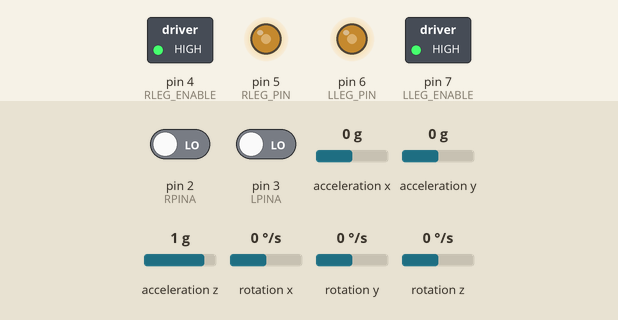
Simulated run of this sketch. Board: Arduino Uno, built with avr-gcc and run on an emulated ATmega328P. Shown: switched loads named in the sketch (green lamp = pin HIGH), output pins drawn as LEDs (lit = HIGH). Wiring (inferred from the names in the program): MPU-6050 motion sensor at I2C address 0x68. Inputs (shaded band) come from the test bench; at power-on: pin 2 (RPINA) LOW, pin 3 (LPINA) LOW, acceleration x 0 g, acceleration y 0 g, acceleration z 1 g, rotation x 0 °/s, rotation y 0 °/s, rotation z 0 °/s.

Above: at 0.1 s.
Timing chart, 0 to 1.6 s (numbered marks = the images above):
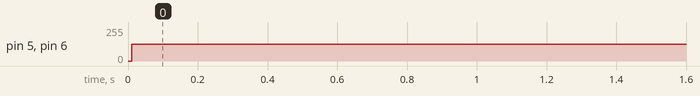

The sketch:

Robot_wk.ino
```cpp
#include "IMU.h"
#include "Inputgenerator.h"
#include<MsTimer2.h>

#define RLEG_PIN 5
#define LLEG_PIN 6
#define RLEG_ENABLE 4
#define LLEG_ENABLE 7

#define RPINA 2
#define RPINB 8
#define LPINA 3
#define LPINB 9

#define Rinterrupt 0//2番ピン
#define Linterrupt 1//3番ピン

#define PINION_RADIUS 11.2//[mm]
#define GEAR_RADIUS 0.008//[mm]

#define PPR 1024//512*2

int Rleg_disp=0;
int Lleg_disp=0;

int Rleg_input=0;//0~255
int Lleg_input=0;

volatile long Rcount;
volatile long Lcount;

double Rdisp;
double Ldisp;

bool Start;
bool Estart;


const double ulimit=127.5;//255/2

IMU imu;
Inputgenerator inputgenerator;

void setup()
{
  imu.IMU_Init();
  Init_Encode();
  Init_Input();

  Serial.begin(115200);

  MsTimer2::set(10,Input);
  MsTimer2::start();

  attachInterrupt(Rinterrupt, REncode, CHANGE);
  attachInterrupt(Linterrupt, LEncode, CHANGE);
  Enable_Input(HIGH,LOW,LOW);
}

void loop()
{
  imu.IMU_sense();//ロール・ピッチ・ヨー角の算出
  CallDisp();//右、左足のストロークの算出
  serial_read();


}

void Init_Input()
{
  pinMode(RLEG_ENABLE, OUTPUT);
  pinMode(LLEG_ENABLE, OUTPUT);
  //pinMode(RLEG_PIN, OUTPUT);
  //pinMode(LLEG_PIN, OUTPUT);

  digitalWrite(RLEG_ENABLE, LOW);
  digitalWrite(LLEG_ENABLE, LOW);
}

void Enable_Input(bool i,bool j,bool k)
{
  digitalWrite(RLEG_ENABLE, i);
  digitalWrite(LLEG_ENABLE, i);

  Start=j;
  Estart=k;
}

void Input()//BLDCへの指令値印加
{

//  inputgenerator.Forcegene(Start,Estart);
//  Rleg_input=(int)(127.5+limit(538.206*GEAR_RADIUS*inputgenerator.Rforce_ref));//a=1/Kt(2.568/51)
//  Lleg_input=(int)(127.5+limit(538.206*GEAR_RADIUS*inputgenerator.Lforce_ref));

  Rleg_input=(int)(127.5+limit((51/19.2)*(24/PI)*(Rleg_disp/80)));//1qc=7.5degLleg_disp/80
  Lleg_input=(int)(127.5+limit((51/19.2)*(24/PI)*(Lleg_disp/80)));//1qc=7.5degLleg_disp/80
//
//inputgenerator.dispgene();
//  Rleg_input=(int)(127.5+limit((51/19.2)*(24/PI)*(inputgenerator.Rdisp_ref*10000/80)));//1qc=7.5degLleg_disp/80
//  Lleg_input=(int)(127.5+limit((51/19.2)*(24/PI)*(inputgenerator.Ldisp_ref/80)));//1qc=7.5degLleg_disp/80


  analogWrite(RLEG_PIN,Rleg_input);
  analogWrite(LLEG_PIN,Lleg_input);

  inputgenerator.Counter();

}

double limit(double u)
{
  if (abs(u) > ulimit) {
    if (u > 0) {
      return ulimit;
    } else {
      return -ulimit;
    }
  } else {
    return u;
  }
}

void Init_Encode(void)
{
  pinMode(RPINA, INPUT);
  pinMode(RPINB, INPUT);
  pinMode(LPINA, INPUT);
  pinMode(LPINB, INPUT);

  Rcount=0;
  Lcount=0;
}

void CallDisp()
{
  Rdisp=((double)Rcount/PPR)*2*PI*PINION_RADIUS;
  Ldisp=((double)Lcount/PPR)*2*PI*PINION_RADIUS;
}

void REncode()  //右足側エンコード
{
  int Astate = digitalRead(RPINA);
  int Bstate = digitalRead(RPINB);
  if (Astate == 1)  //A is HIGH
  {
    if (Bstate == 1)  //B is HIGH
    {
      Rcount--;
    } else  //B is LOW
    {
      Rcount++;
    }
  } else  //A is LOW
  {
    if (Bstate == 1)
    {
      Rcount++;
    } else
    {
      Rcount--;
    }
  }
}

void LEncode()  //左足側エンコード
{
  int Astate = digitalRead(LPINA);
  int Bstate = digitalRead(LPINB);
  if (Astate == 1)  //A is HIGH
  {
    if (Bstate == 1)  //B is HIGH
    {
      Lcount--;
    } else  //B is LOW
    {
      Lcount++;
    }
  } else  //A is LOW
  {
    if (Bstate == 1)
    {
      Lcount++;
    } else
    {
      Lcount--;
    }
  }
}

void serial_read()
{

  if((Serial.available() >= sizeof('R') + sizeof(int)))
  {
     //ヘッダの確認
    if ( Serial.read() == 'R' )
    {
      int high = Serial.read(); // 上位バイトの読み取り
      int low = Serial.read(); // 下位バイトの読み取り
      Rleg_disp = (high<<8)|low; // 上位バイトと下位バイトを合体させてint型データを復元
    }

//      if(Rleg_disp==100)
//      {
//        Serial.println("OK1");
//
//      }
//      else
//      {
//        Serial.println("異常1");
//      }
  }


  if((Serial.available() >= sizeof('L') + sizeof(int)))
  {
     //ヘッダの確認
    if ( Serial.read() == 'L' )
    {
      int high = Serial.read(); // 上位バイトの読み取り
      int low = Serial.read(); // 下位バイトの読み取り
      Lleg_disp = (high<<8)|low; // 上位バイトと下位バイトを合体させてint型データを復元
    }

//      if(Lleg_disp==100)
//      {
//        Serial.println("OK2");
//
//      }
//      else
//      {
//        Serial.println("異常2");
//      }
  }
}

void serial_w()
{
  /*
  Serial.print(imu.yaw*(180/PI));
  Serial.print(imu.roll*(180/PI));
  Serial.println(imu.pitch*(180/PI));
  */
  Serial.print(((double)Lcount/PPR)*360*1.4);
  Serial.print(" ");
    Serial.println(Lleg_input);
//    Serial.print(inputgenerator.Rforce_ref);
//  Serial.print(" ");
//  Serial.println(inputgenerator.Lforce_ref);//Rleg_input
}

void serial_test()
{
    if(Serial.available()>0)
  {
    Enable_Input(LOW,LOW,LOW);
    //int rd=Serial.read();
    byte rd=Serial.read();

    switch(rd)
    {
      case '1':
        Enable_Input(HIGH,LOW,LOW);
        rd=Serial.read();//シリアルの改行を消化
        break;

      case '2':
        Enable_Input(HIGH,HIGH,LOW);
        rd=Serial.read();//シリアルの改行を消化
        break;

      case '3':
        Enable_Input(HIGH,LOW,HIGH);
        rd=Serial.read();//シリアルの改行を消化
        break;
    }
  }
}
```

IMU.cpp
```cpp
#include "IMU.h"

IMU::IMU()
{
  AccX=0;
  AccY=0;
  AccZ=0;
  Temp=0;
  GyroX=0;
  GyroY=0;
  GyroZ=0;

  acc_x=0.0;
  acc_y=0.0;
  acc_z=0.0;
  gyro_x=0.0;
  gyro_y=0.0;
  gyro_z=0.0;

  roll=0.0;
  pitch=0.0;
  yaw=0.0;
}

void IMU::IMU_Init()
{
  Wire.begin();

  Wire.beginTransmission(MPU6050_ADDR);
  Wire.write(0x6B);
  Wire.write(0);
  Wire.endTransmission();

  MadgwickFilter.begin(100);
}

void IMU::IMU_sense()
{
    //  send start address
  Wire.beginTransmission(MPU6050_ADDR);
  Wire.write(MPU6050_AX);
  Wire.endTransmission();
  //  request 14bytes (int16 x 7)
  Wire.requestFrom(MPU6050_ADDR, 14);
  //  get 14bytes
  AccX = Wire.read() << 8;  AccX |= Wire.read();
  AccY = Wire.read() << 8;  AccY |= Wire.read();
  AccZ = Wire.read() << 8;  AccZ |= Wire.read();
  Temp = Wire.read() << 8;  Temp |= Wire.read();  //  (Temp-12421)/340.0 [degC]
  GyroX = Wire.read() << 8; GyroX |= Wire.read();
  GyroY = Wire.read() << 8; GyroY |= Wire.read();
  GyroZ = Wire.read() << 8; GyroZ |= Wire.read();

  acc_x=AccX/16384.0;
  acc_y=AccY/16384.0;
  acc_z=AccZ/16384.0;

  gyro_x=GyroX/131.0;
  gyro_y=GyroY/131.0;
  gyro_z=GyroZ/131.0;

  MadgwickFilter.updateIMU(gyro_x, gyro_y, gyro_z, acc_x, acc_y, acc_z);//フィルタリンク
  //ヨー・ロール・ピッチ角の算出
  roll  = MadgwickFilter.getRollRadians();
  pitch = MadgwickFilter.getPitchRadians();
  yaw   = MadgwickFilter.getYawRadians();

}
```

IMU.h
```cpp
#ifndef IMU_H
#define IMU_H

#include <Wire.h>
#include <Arduino.h>
#include<MadgwickAHRS.h>
//黄色線:SDL
//緑線:SDA
#define MPU6050_ADDR 0x68
#define MPU6050_AX  0x3B
#define MPU6050_AY  0x3D
#define MPU6050_AZ  0x3F
#define MPU6050_TP  0x41    //  data not used
#define MPU6050_GX  0x43
#define MPU6050_GY  0x45
#define MPU6050_GZ  0x47

class IMU
{
  private:
    short int AccX, AccY, AccZ;
    short int Temp;
    short int GyroX, GyroY, GyroZ;

    double acc_x,acc_y,acc_z;
    double gyro_x,gyro_y,gyro_z;

    Madgwick MadgwickFilter;

  public:
    double roll,pitch,yaw;
    IMU();
    void IMU_Init();
    void IMU_sense();
};

#endif
```

Inputgenerator.cpp
```cpp
#include"Inputgenerator.h"

Inputgenerator::Inputgenerator()
{
  Rforce_ref=0.0;
  Lforce_ref=0.0;
  Rdisp_ref=0.0;
  Ldisp_ref=0.0;
  starttime=0.0;
  estarttime=0.0;

  Count=0;
  Time=0.0;
  Oldtime=0.0;
  dt=0.01;//10ms;
}

void Inputgenerator::Counter()//カウンター
{
  Count++;
  Time=(double)Count*dt;
}

void Inputgenerator::dispgene()
{
  if(Time<5)
  {
    Rdisp_ref=0.0;
    Ldisp_ref=0.0;
    starttime=Time;
  }
  else if(Time>=starttime&&Time<=(starttime+4))
  {
    Rdisp_ref=0.05*(Time-starttime);//トルク[Nm]
    Ldisp_ref=0.05*(Time-starttime);//トルク[Nm]

  }
  else if(Time>=(starttime+4)&&Time<=(starttime+8))  {
    Rdisp_ref=-0.05*(Time-starttime)+0.2;//トルク[Nm]
    Ldisp_ref=-0.05*(Time-starttime)+0.2;//トルク[Nm]

  }
  else
  {
    Rdisp_ref=0.0;//-18
    Ldisp_ref=0.0;
  }
}

void Inputgenerator::Forcegene(bool Start,bool Estart)
{
  if((Start==LOW)&&(Estart==LOW))
  {
    Rforce_ref=0.0;
    Lforce_ref=0.0;
    starttime=Time;
  }
  else if((Start==HIGH)&&(Estart==LOW)&&(Time>=starttime&&Time<=(starttime+2)))
  {
    Rforce_ref=-9*(Time-starttime);//トルク[Nm]
    Lforce_ref=-9*(Time-starttime);//トルク[Nm]

  }
  else if((Start==HIGH)&&(Estart==LOW)&&(Time>(starttime+2)))
  {
    Rforce_ref=-18;//トルク[Nm]0
    Lforce_ref=-18;
    estarttime=Time;
  }
  else if((Start==LOW)&&(Estart==HIGH)&&(Time>=estarttime&&Time<=(estarttime+2)))
  {
    Rforce_ref=23;//18;//トルク[Nm]自重を支えうる力 18N
    Lforce_ref=23;//18;//23 5A
  }
  else
  {
    Rforce_ref=0.0;//-18
    Lforce_ref=0.0;
  }
}
```

Inputgenerator.h
```cpp
#ifndef Inputgenerator_H
#define Inputgenerator_H

#include <Arduino.h>

class Inputgenerator
{
  private:
    double starttime;
    double estarttime;

  public:
    double Rforce_ref;
    double Lforce_ref;
    double Rdisp_ref;
    double Ldisp_ref;
    int Count;
    double Time;
    double Oldtime;//add
    double dt;

    Inputgenerator();
    void Forcegene(bool Start,bool Estart);//
    void dispgene();
    void Counter();
};

#endif
```

Measured:
- by itself, pin 5 (RLEG_PIN), pin 6 (LLEG_PIN): 0/255 → 127/255 at 0.01 s
